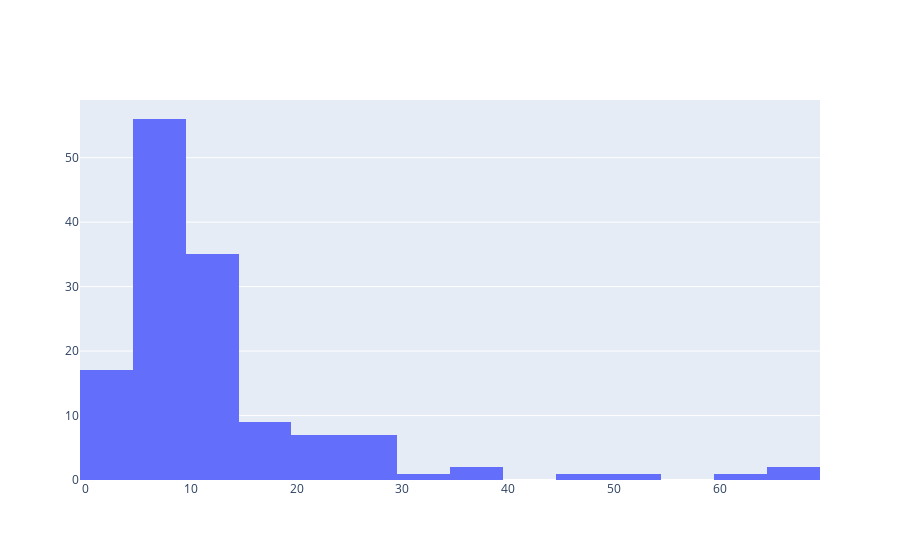

Notebook cell for this chart:
### Code cell
# evaluate how to define download groups 
x = top_ds_v2['count'].tolist()
fig = go.Figure(data=[go.Histogram(x=x)])
fig.show()

### Figure 1 — Plotly figure (JSON) as saved in the notebook; plotly's stock layout.template omitted (floating-point values rounded to 4 significant figures; data arrays with more than 128 entries replaced by an {"elided": "..."} marker saying what was removed)
{"data": [{"type": "histogram", "x": {"elided": "139 int values"}}], "layout": {}}
